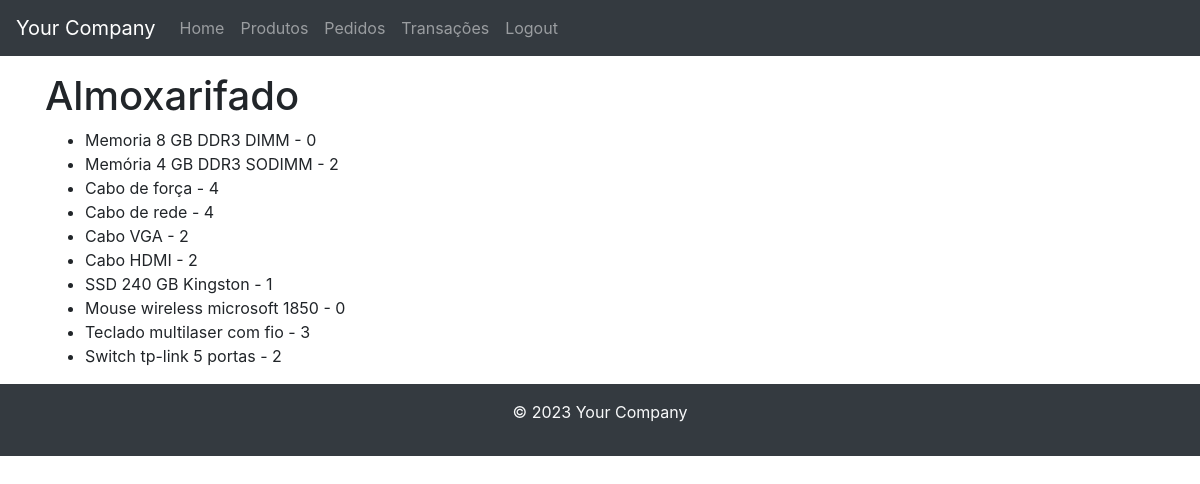
The app's page /home/ (signed in) with its own data.
### almoxarifado/models.py (models this page shows, shortened)
class Produto(models.Model):
    nome = models.CharField(max_length=255)
    descricao = models.TextField()
    quantidade = models.PositiveIntegerField()
    estoque_minimo = models.PositiveIntegerField()

### almoxarifado/views.py (the view)
# urls.py: path('home/', home_view, name='home'),
@login_required
def home_view(request):
    products = Produto.objects.all()
    context = {'products': products}
    return render(request, 'home.html', context)

### almoxarifado/templates/home.html
{% extends 'base.html' %}
{% block content %}
  <h1>Almoxarifado</h1>
  <ul>
    {% for product in products %}
      <li>{{ product.nome }} - {{ product.quantidade }}</li>
    {% endfor %}
  </ul>
{% endblock %}

### records on screen
Produto: nome "Memoria 8 GB DDR3 DIMM", quantidade "0"
Produto: nome "Memória 4 GB DDR3 SODIMM", quantidade "2"
Produto: nome "Cabo de força", quantidade "4"
Produto: nome "Cabo de rede", quantidade "4"
Produto: nome "Cabo VGA", quantidade "2"
Produto: nome "Cabo HDMI", quantidade "2"
Produto: nome "SSD 240 GB Kingston", quantidade "1"
Produto: nome "Mouse wireless microsoft 1850", quantidade "0"
Produto: nome "Teclado multilaser com fio", quantidade "3"
Produto: nome "Switch tp-link 5 portas", quantidade "2"
